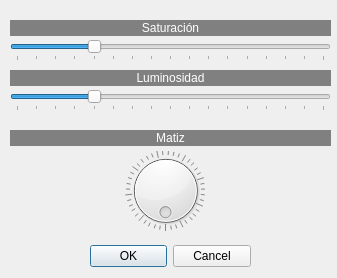
<?xml version="1.0" encoding="UTF-8"?>
<ui version="4.0">
 <class>mat_sat_lum</class>
 <widget class="QDialog" name="mat_sat_lum">
  <property name="geometry">
   <rect>
    <x>0</x>
    <y>0</y>
    <width>337</width>
    <height>278</height>
   </rect>
  </property>
  <property name="windowTitle">
   <string>Ajuste de matiz/saturacion/luminosidad</string>
  </property>
  <widget class="QDialogButtonBox" name="buttonBox">
   <property name="geometry">
    <rect>
     <x>90</x>
     <y>240</y>
     <width>161</width>
     <height>32</height>
    </rect>
   </property>
   <property name="orientation">
    <enum>Qt::Horizontal</enum>
   </property>
   <property name="standardButtons">
    <set>QDialogButtonBox::Cancel|QDialogButtonBox::Ok</set>
   </property>
  </widget>
  <widget class="QDial" name="dial">
   <property name="geometry">
    <rect>
     <x>120</x>
     <y>150</y>
     <width>91</width>
     <height>81</height>
    </rect>
   </property>
   <property name="maximum">
    <number>255</number>
   </property>
   <property name="wrapping">
    <bool>true</bool>
   </property>
   <property name="notchTarget">
    <double>6.000000000000000</double>
   </property>
   <property name="notchesVisible">
    <bool>true</bool>
   </property>
  </widget>
  <widget class="QLabel" name="label_2">
   <property name="geometry">
    <rect>
     <x>10</x>
     <y>130</y>
     <width>321</width>
     <height>16</height>
    </rect>
   </property>
   <property name="styleSheet">
    <string notr="true">background-color: rgb(128, 128, 128);
color: rgb(255, 255, 255);</string>
   </property>
   <property name="text">
    <string>Matiz</string>
   </property>
   <property name="alignment">
    <set>Qt::AlignCenter</set>
   </property>
  </widget>
  <widget class="QSlider" name="horizontalSlider">
   <property name="geometry">
    <rect>
     <x>10</x>
     <y>40</y>
     <width>321</width>
     <height>21</height>
    </rect>
   </property>
   <property name="minimum">
    <number>0</number>
   </property>
   <property name="maximum">
    <number>400</number>
   </property>
   <property name="pageStep">
    <number>16</number>
   </property>
   <property name="value">
    <number>100</number>
   </property>
   <property name="orientation">
    <enum>Qt::Horizontal</enum>
   </property>
   <property name="tickPosition">
    <enum>QSlider::TicksBelow</enum>
   </property>
   <property name="tickInterval">
    <number>25</number>
   </property>
  </widget>
  <widget class="QLabel" name="label">
   <property name="geometry">
    <rect>
     <x>10</x>
     <y>20</y>
     <width>321</width>
     <height>16</height>
    </rect>
   </property>
   <property name="styleSheet">
    <string notr="true">background-color: rgb(128, 128, 128);
color: rgb(255, 255, 255);</string>
   </property>
   <property name="text">
    <string>Saturación</string>
   </property>
   <property name="alignment">
    <set>Qt::AlignCenter</set>
   </property>
  </widget>
  <widget class="QLabel" name="label_3">
   <property name="geometry">
    <rect>
     <x>10</x>
     <y>70</y>
     <width>321</width>
     <height>16</height>
    </rect>
   </property>
   <property name="styleSheet">
    <string notr="true">background-color: rgb(128, 128, 128);
color: rgb(255, 255, 255);</string>
   </property>
   <property name="text">
    <string>Luminosidad</string>
   </property>
   <property name="alignment">
    <set>Qt::AlignCenter</set>
   </property>
  </widget>
  <widget class="QSlider" name="horizontalSlider_2">
   <property name="geometry">
    <rect>
     <x>10</x>
     <y>90</y>
     <width>321</width>
     <height>21</height>
    </rect>
   </property>
   <property name="minimum">
    <number>0</number>
   </property>
   <property name="maximum">
    <number>400</number>
   </property>
   <property name="pageStep">
    <number>16</number>
   </property>
   <property name="value">
    <number>100</number>
   </property>
   <property name="orientation">
    <enum>Qt::Horizontal</enum>
   </property>
   <property name="tickPosition">
    <enum>QSlider::TicksBelow</enum>
   </property>
   <property name="tickInterval">
    <number>25</number>
   </property>
  </widget>
 </widget>
 <resources/>
 <connections>
  <connection>
   <sender>buttonBox</sender>
   <signal>accepted()</signal>
   <receiver>mat_sat_lum</receiver>
   <slot>accept()</slot>
   <hints>
    <hint type="sourcelabel">
     <x>248</x>
     <y>254</y>
    </hint>
    <hint type="destinationlabel">
     <x>157</x>
     <y>274</y>
    </hint>
   </hints>
  </connection>
  <connection>
   <sender>buttonBox</sender>
   <signal>rejected()</signal>
   <receiver>mat_sat_lum</receiver>
   <slot>reject()</slot>
   <hints>
    <hint type="sourcelabel">
     <x>316</x>
     <y>260</y>
    </hint>
    <hint type="destinationlabel">
     <x>286</x>
     <y>274</y>
    </hint>
   </hints>
  </connection>
 </connections>
</ui>
